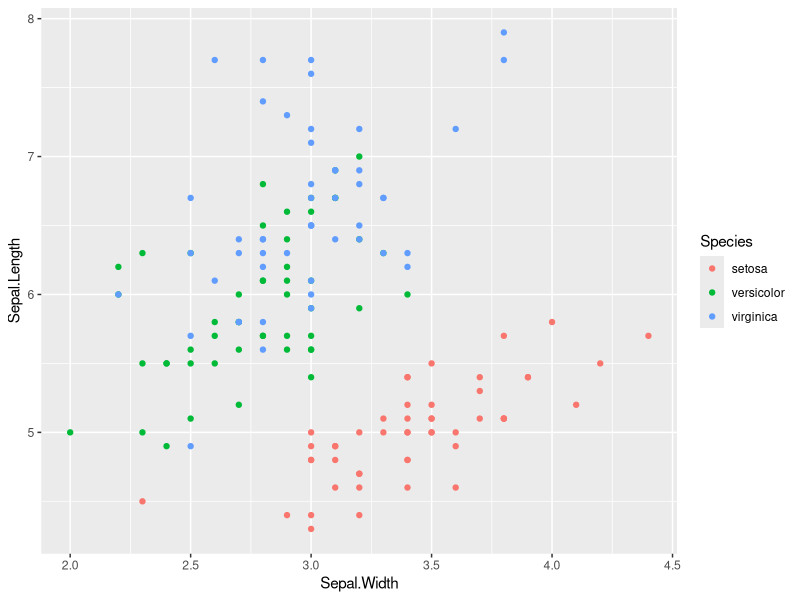
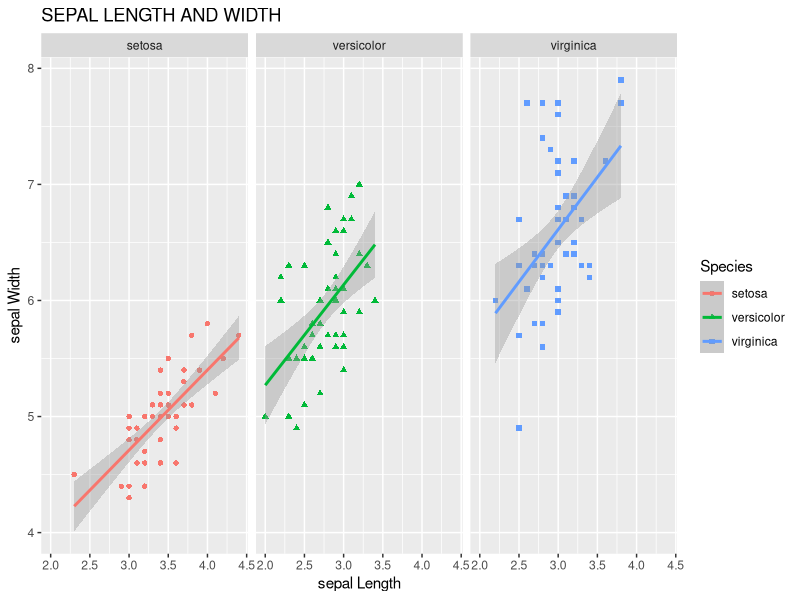

Reproduce these figures in R, in order.

install.packages("ggplot2")
library(ggplot2)

iris

ggplot(iris, aes(x = Sepal.Width, y = Sepal.Length, colour=Species)) + geom_point()

p <- ggplot(iris, aes(x = Sepal.Width, y = Sepal.Length, colour=Species))
p <- p + geom_point(aes(shape = Species))
p <- p + xlab("sepal Length") + ylab("sepal Width") + ggtitle("SEPAL LENGTH AND WIDTH")
p <- p + geom_smooth(method = "lm")
p + facet_grid(. ~ Species)

